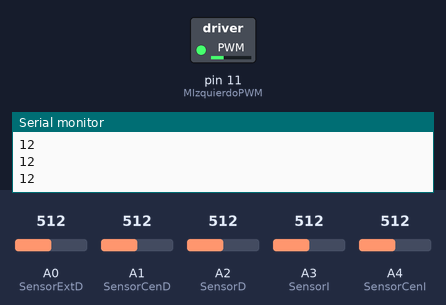
The sketch below on a simulated Arduino Uno, built with avr-gcc and run on an emulated ATmega328P. On the bench: switched loads named in the sketch (green lamp = pin HIGH), the last lines printed to the serial monitor. Inputs (shaded band) come from the test bench; at power-on: A3 (SensorI) = 512, A0 (SensorExtD) = 512, A1 (SensorCenD) = 512, A2 (SensorD) = 512, A4 (SensorCenI) = 512. Pins used as bus, display or sensor lines are not drawn.

Above: at 1.2 s.
1.3 s: A3 (SensorI) set to 492
At 2.3 s:
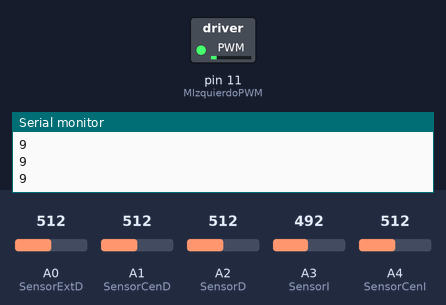
2.8 s: A0 (SensorExtD) set to 481
At 3.4 s:
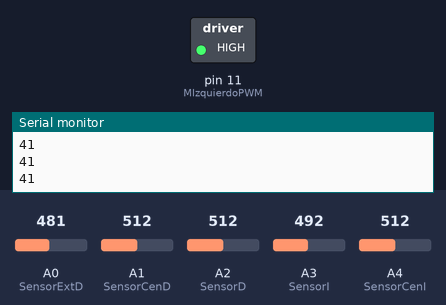
4.3 s: A0 (SensorExtD) set to 510
At 4.6 s:
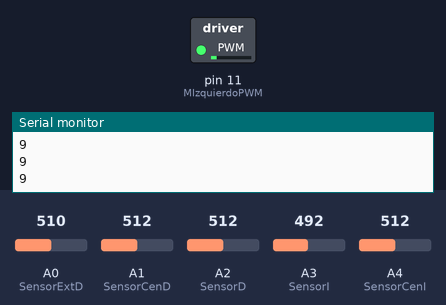
5.8 s: A0 (SensorExtD) set to 490
At 7.0 s:
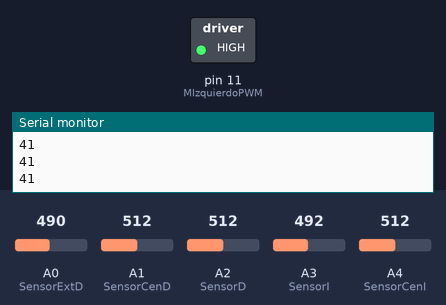
Timing chart, 0 to 8.3 s (numbered marks = the images above; inputs shaded):
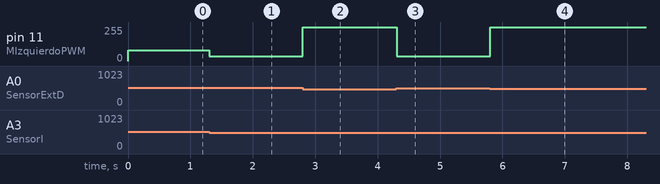

The sketch:

Seguidor_de_Linea.ino
```cpp
//Sensores
int SensorExtD = A0;                          //DIRA=DIRECCION A
int SensorCenD = A1;                           //DIRB=DIRECCION B
int SensorD = A2;
int SensorI = A3;
int SensorCenI = A4;
int SensorExtI = A5;

//Motor Derecho
int MDerechoPWM = 6;
int MDerechoDIRA = 10;
int MDerechoDIRB = 9;

//Motor Izquierdo
int MIzquierdoPWM = 11;
int MIzquierdoDIRA = 13;
int MIzquierdoDIRB = 12;
//Potencias
const int POTENCIA_MAXIMA=255;
const int POTENCIA_MEDIA=80;
const int POTENCIA_MINIMA=35;
const int POTENCIA_59=170;
const int POTENCIA_53=130;
const int STOP=0;
const int TODO_BLANCO=80;
const int GIRO= 255;
const int MarshaTra = 230;
const int POTENCIA_MINIMAMINIMA = 15;
const int POTENCIA_MEDIAMINIMA = 60;
// Fin de Carrera
const int finDeCarrera = 5;

void setup() {
Serial.begin(9600);
//Sensores
pinMode(SensorExtD,INPUT);
pinMode(SensorCenD,INPUT);
pinMode(SensorD,INPUT);
pinMode(SensorI,INPUT);
pinMode(SensorCenI,INPUT);
pinMode(SensorExtI,INPUT);
//Motor Derecho
pinMode(MDerechoPWM,OUTPUT);
pinMode(MDerechoDIRA,OUTPUT);
pinMode(MDerechoDIRB,OUTPUT);

//Motor Izquierdo
pinMode(MDerechoPWM,OUTPUT);
pinMode(MDerechoDIRA,OUTPUT);
pinMode(MDerechoDIRB,OUTPUT);

//Fin de Carrera
pinMode(finDeCarrera,INPUT);

definirSentidoMotores();


}


void loop() {
  int valorDecision = obtenerLecturaDeSensores();
  Serial.println(valorDecision);
  switch (valorDecision){
    case 63:
    //Motores 100%
    cambiarVelocidad(POTENCIA_MAXIMA, POTENCIA_MAXIMA);
    break;

    case 62:
    //Motores 100%
    cambiarVelocidad(POTENCIA_MAXIMA, POTENCIA_MAXIMA);
    break;

    case 43:
    cambiarVelocidad(GIRO, POTENCIA_MINIMA);
    break;

    case 3:
    cambiarVelocidad(GIRO, POTENCIA_MINIMA);
    break;

    case 19:
    cambiarVelocidad(GIRO, POTENCIA_MINIMA);
    break;

    case 50:
    cambiarVelocidad(POTENCIA_MINIMA, GIRO);
    break;

    case 48:
    cambiarVelocidad(POTENCIA_MINIMA, GIRO);
    break;

    case 53:
    cambiarVelocidad(POTENCIA_53, POTENCIA_MAXIMA);
    break;

    case 59:
    cambiarVelocidad(POTENCIA_59, POTENCIA_MAXIMA);
    break;
    case 1:
    cambiarVelocidad(POTENCIA_MINIMA,POTENCIA_MAXIMA);
    break;

    case 52:
    cambiarVelocidad(POTENCIA_MINIMA, GIRO);
    break;

    case 54:
    cambiarVelocidad(POTENCIA_MEDIA, POTENCIA_MAXIMA);
    break;

    case 49:
    cambiarVelocidad(STOP, POTENCIA_MAXIMA);
    break;

    case 35:
    cambiarVelocidad(GIRO, POTENCIA_MINIMA);
    break;

    case 20:
    cambiarVelocidad(POTENCIA_MINIMA,POTENCIA_MAXIMA);
    break;

    case 51:
    invertirVelocidadMotores();
    break;

    case 41:
    cambiarVelocidad(POTENCIA_MAXIMA, POTENCIA_MEDIA);
    break;

    case 9:
    cambiarVelocidad(POTENCIA_MINIMA, POTENCIA_MAXIMA);
    break;

    case 46:
    cambiarVelocidad(POTENCIA_MAXIMA, POTENCIA_MEDIA);
    break;

    case 11:
    cambiarVelocidad(POTENCIA_MAXIMA, POTENCIA_MINIMA);
    break;

    case 12:
    cambiarVelocidad(TODO_BLANCO, TODO_BLANCO);
    break;

    case 60:
    cambiarVelocidad(POTENCIA_MINIMA, POTENCIA_MAXIMA);
    break;


  }
}

void cambiarVelocidad(int pwmMotorIzquierdo, int pwmMotorDerecho){
  definirSentidoMotores();
  analogWrite(MIzquierdoPWM, pwmMotorIzquierdo);
  analogWrite(MDerechoPWM, pwmMotorDerecho);
}

int obtenerLecturaDeSensores(){

   int valorSensorCenI = estaEnLineaNegra(SensorCenI);
   int valorSensorExtI = estaEnLineaNegra(SensorI);
   int valorSensorI = estaEnLineaBlanca(SensorI);

   int valorSensorD = estaEnLineaBlanca(SensorD);
   int valorSensorCenD = estaEnLineaNegra(SensorCenD);
   int valorSensorExtD = estaEnLineaNegra(SensorExtD);

   return (valorSensorExtI * 1) + (valorSensorCenI * 2) + (valorSensorI * 4) + (valorSensorD * 8) + (valorSensorCenD * 16) + (valorSensorExtD * 32);
}

int estaEnLineaNegra(int pinSensor){
  if(analogRead(pinSensor) < 500){
    return 1;
  }else{
    return 0;
  }
}
int estaEnLineaBlanca(int pinSensor){
  if(analogRead(pinSensor) > 500){
    return 1;
  }else{
    return 0;
  }
}

int invertirVelocidadMotores(){
  int potenciaMotorIzquierdo = analogRead(MIzquierdoPWM);
  int potenciaMotorDerecho = analogRead(MDerechoPWM);

  if(potenciaMotorIzquierdo < potenciaMotorDerecho){
    potenciaMotorDerecho = MarshaTra;
    potenciaMotorIzquierdo = POTENCIA_MEDIA;
  }else{
    potenciaMotorIzquierdo = MarshaTra;
    potenciaMotorDerecho = POTENCIA_MEDIA;
  }
  analogWrite(MIzquierdoPWM, potenciaMotorDerecho);
  analogWrite(MDerechoPWM, potenciaMotorIzquierdo);

  invertirSentidoMotores();

}

int invertirSentidoMotores(){
    //Motor derecho HIGH/LOW
  digitalWrite(MDerechoDIRA,LOW);
  digitalWrite(MDerechoDIRB,HIGH);

  //Motor izquierdo HIGH/LOW
  digitalWrite(MIzquierdoDIRA,LOW);
  digitalWrite(MIzquierdoDIRB,HIGH);


}

void definirSentidoMotores(){
  //Motor derecho HIGH/LOWq

  digitalWrite(MDerechoDIRA,HIGH);
  digitalWrite(MDerechoDIRB,LOW);

  //Motor izquierdo HIGH/LOW
  digitalWrite(MIzquierdoDIRA,HIGH);
  digitalWrite(MIzquierdoDIRB,LOW);
}
```

Measured:
- the behaviour switches between 500 and 499 on A0 (SensorExtD) (found by bisection; images 1 and 2)
- after the input at 1.3 s, pin 11 (MIzquierdoPWM): 80/255 → 35/255 at once
- after the input at 2.8 s, pin 11 (MIzquierdoPWM): 35/255 → 255/255 at once
- after the input at 4.3 s, pin 11 (MIzquierdoPWM): 255/255 → 35/255 at once
- after the input at 5.8 s, pin 11 (MIzquierdoPWM): 35/255 → 255/255 at once
